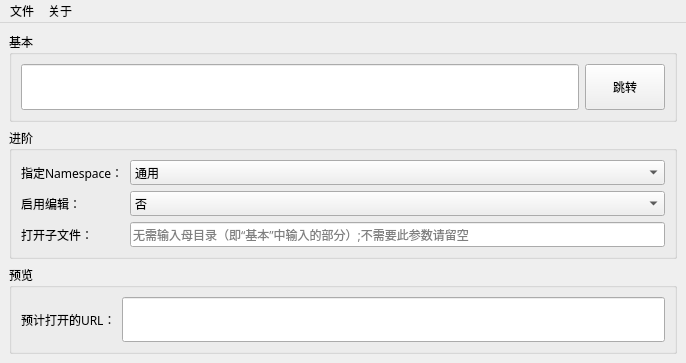
<?xml version="1.0" encoding="UTF-8"?>
<ui version="4.0">
 <class>MainWindow</class>
 <widget class="QMainWindow" name="MainWindow">
  <property name="geometry">
   <rect>
    <x>0</x>
    <y>0</y>
    <width>686</width>
    <height>363</height>
   </rect>
  </property>
  <property name="font">
   <font>
    <family>Source Han Serif SC</family>
   </font>
  </property>
  <property name="windowTitle">
   <string>原神BWiKi 快速跳转</string>
  </property>
  <widget class="QWidget" name="centralwidget">
   <layout class="QGridLayout" name="gridLayout_7">
    <item row="0" column="0">
     <widget class="QGroupBox" name="groupBox">
      <property name="sizePolicy">
       <sizepolicy hsizetype="Preferred" vsizetype="Expanding">
        <horstretch>0</horstretch>
        <verstretch>0</verstretch>
       </sizepolicy>
      </property>
      <property name="styleSheet">
       <string notr="true">font: 9pt &quot;Source Han Serif SC&quot;;</string>
      </property>
      <property name="title">
       <string>基本</string>
      </property>
      <layout class="QGridLayout" name="gridLayout_2">
       <item row="0" column="0">
        <layout class="QGridLayout" name="gridLayout">
         <item row="0" column="0">
          <widget class="QLineEdit" name="lineEdit">
           <property name="sizePolicy">
            <sizepolicy hsizetype="Expanding" vsizetype="Expanding">
             <horstretch>0</horstretch>
             <verstretch>0</verstretch>
            </sizepolicy>
           </property>
           <property name="font">
            <font>
             <family>Source Han Serif SC</family>
             <pointsize>9</pointsize>
             <weight>50</weight>
             <italic>false</italic>
             <bold>false</bold>
            </font>
           </property>
           <property name="styleSheet">
            <string notr="true">font: 9pt &quot;Source Han Serif SC&quot;;</string>
           </property>
           <property name="dragEnabled">
            <bool>true</bool>
           </property>
          </widget>
         </item>
         <item row="0" column="1">
          <widget class="QPushButton" name="pushButton">
           <property name="sizePolicy">
            <sizepolicy hsizetype="Minimum" vsizetype="Expanding">
             <horstretch>0</horstretch>
             <verstretch>0</verstretch>
            </sizepolicy>
           </property>
           <property name="styleSheet">
            <string notr="true">font: 9pt &quot;Source Han Serif SC&quot;;</string>
           </property>
           <property name="text">
            <string>跳转</string>
           </property>
          </widget>
         </item>
        </layout>
       </item>
      </layout>
     </widget>
    </item>
    <item row="1" column="0">
     <widget class="QGroupBox" name="groupBox_2">
      <property name="sizePolicy">
       <sizepolicy hsizetype="Preferred" vsizetype="Expanding">
        <horstretch>0</horstretch>
        <verstretch>0</verstretch>
       </sizepolicy>
      </property>
      <property name="styleSheet">
       <string notr="true">font: 9pt &quot;Source Han Serif SC&quot;;</string>
      </property>
      <property name="title">
       <string>进阶</string>
      </property>
      <layout class="QGridLayout" name="gridLayout_4">
       <item row="0" column="0">
        <layout class="QGridLayout" name="gridLayout_3">
         <item row="0" column="0">
          <widget class="QLabel" name="label">
           <property name="sizePolicy">
            <sizepolicy hsizetype="Fixed" vsizetype="Preferred">
             <horstretch>0</horstretch>
             <verstretch>0</verstretch>
            </sizepolicy>
           </property>
           <property name="styleSheet">
            <string notr="true">font: 9pt &quot;Source Han Serif SC&quot;;</string>
           </property>
           <property name="text">
            <string>指定Namespace：</string>
           </property>
          </widget>
         </item>
         <item row="0" column="1">
          <widget class="QComboBox" name="comboBox">
           <property name="sizePolicy">
            <sizepolicy hsizetype="Preferred" vsizetype="Expanding">
             <horstretch>0</horstretch>
             <verstretch>0</verstretch>
            </sizepolicy>
           </property>
           <property name="styleSheet">
            <string notr="true">font: 9pt &quot;Source Han Serif SC&quot;;</string>
           </property>
           <item>
            <property name="text">
             <string>通用</string>
            </property>
           </item>
           <item>
            <property name="text">
             <string>模板</string>
            </property>
           </item>
           <item>
            <property name="text">
             <string>帮助</string>
            </property>
           </item>
           <item>
            <property name="text">
             <string>分类</string>
            </property>
           </item>
           <item>
            <property name="text">
             <string>文件</string>
            </property>
           </item>
           <item>
            <property name="text">
             <string>Widget</string>
            </property>
           </item>
           <item>
            <property name="text">
             <string>Gadget</string>
            </property>
           </item>
          </widget>
         </item>
         <item row="1" column="0">
          <widget class="QLabel" name="label_2">
           <property name="styleSheet">
            <string notr="true">font: 9pt &quot;Source Han Serif SC&quot;;</string>
           </property>
           <property name="text">
            <string>启用编辑：</string>
           </property>
          </widget>
         </item>
         <item row="1" column="1">
          <widget class="QComboBox" name="comboBox_2">
           <property name="sizePolicy">
            <sizepolicy hsizetype="Preferred" vsizetype="Expanding">
             <horstretch>0</horstretch>
             <verstretch>0</verstretch>
            </sizepolicy>
           </property>
           <property name="styleSheet">
            <string notr="true">font: 9pt &quot;Source Han Serif SC&quot;;</string>
           </property>
           <item>
            <property name="text">
             <string>否</string>
            </property>
           </item>
           <item>
            <property name="text">
             <string>是</string>
            </property>
           </item>
          </widget>
         </item>
         <item row="2" column="0">
          <widget class="QLabel" name="label_3">
           <property name="styleSheet">
            <string notr="true">font: 9pt &quot;Source Han Serif SC&quot;;</string>
           </property>
           <property name="text">
            <string>打开子文件：</string>
           </property>
          </widget>
         </item>
         <item row="2" column="1">
          <widget class="QLineEdit" name="lineEdit_2">
           <property name="sizePolicy">
            <sizepolicy hsizetype="Expanding" vsizetype="Expanding">
             <horstretch>0</horstretch>
             <verstretch>0</verstretch>
            </sizepolicy>
           </property>
           <property name="styleSheet">
            <string notr="true">font: 9pt &quot;Source Han Serif SC&quot;;</string>
           </property>
           <property name="dragEnabled">
            <bool>true</bool>
           </property>
           <property name="placeholderText">
            <string>无需输入母目录（即“基本”中输入的部分）;不需要此参数请留空</string>
           </property>
          </widget>
         </item>
        </layout>
       </item>
      </layout>
     </widget>
    </item>
    <item row="2" column="0">
     <widget class="QGroupBox" name="groupBox_3">
      <property name="sizePolicy">
       <sizepolicy hsizetype="Preferred" vsizetype="Expanding">
        <horstretch>0</horstretch>
        <verstretch>0</verstretch>
       </sizepolicy>
      </property>
      <property name="styleSheet">
       <string notr="true">font: 9pt &quot;Source Han Serif SC&quot;;</string>
      </property>
      <property name="title">
       <string>预览</string>
      </property>
      <layout class="QGridLayout" name="gridLayout_6">
       <item row="0" column="0">
        <layout class="QGridLayout" name="gridLayout_5">
         <item row="0" column="0">
          <widget class="QLabel" name="label_4">
           <property name="styleSheet">
            <string notr="true">font: 9pt &quot;Source Han Serif SC&quot;;</string>
           </property>
           <property name="text">
            <string>预计打开的URL：</string>
           </property>
          </widget>
         </item>
         <item row="0" column="1">
          <widget class="QLineEdit" name="lineEdit_3">
           <property name="sizePolicy">
            <sizepolicy hsizetype="Expanding" vsizetype="Expanding">
             <horstretch>0</horstretch>
             <verstretch>10</verstretch>
            </sizepolicy>
           </property>
           <property name="styleSheet">
            <string notr="true">color: rgb(33, 150, 243);font: 9pt &quot;Source Han Serif SC&quot;;</string>
           </property>
           <property name="readOnly">
            <bool>true</bool>
           </property>
          </widget>
         </item>
        </layout>
       </item>
      </layout>
     </widget>
    </item>
   </layout>
  </widget>
  <widget class="QMenuBar" name="menuBar">
   <property name="geometry">
    <rect>
     <x>0</x>
     <y>0</y>
     <width>686</width>
     <height>28</height>
    </rect>
   </property>
   <widget class="QMenu" name="menu">
    <property name="title">
     <string>文件</string>
    </property>
    <addaction name="prefrence_window"/>
   </widget>
   <widget class="QMenu" name="menu_2">
    <property name="font">
     <font>
      <family>Source Han Serif SC</family>
     </font>
    </property>
    <property name="title">
     <string>关于</string>
    </property>
   </widget>
   <addaction name="menu"/>
   <addaction name="menu_2"/>
  </widget>
  <action name="prefrence_window">
   <property name="text">
    <string>偏好设置</string>
   </property>
   <property name="toolTip">
    <string>打开偏好设置</string>
   </property>
   <property name="font">
    <font>
     <family>Source Han Serif SC</family>
    </font>
   </property>
   <property name="shortcut">
    <string>Ctrl+,</string>
   </property>
  </action>
 </widget>
 <resources/>
 <connections/>
</ui>
